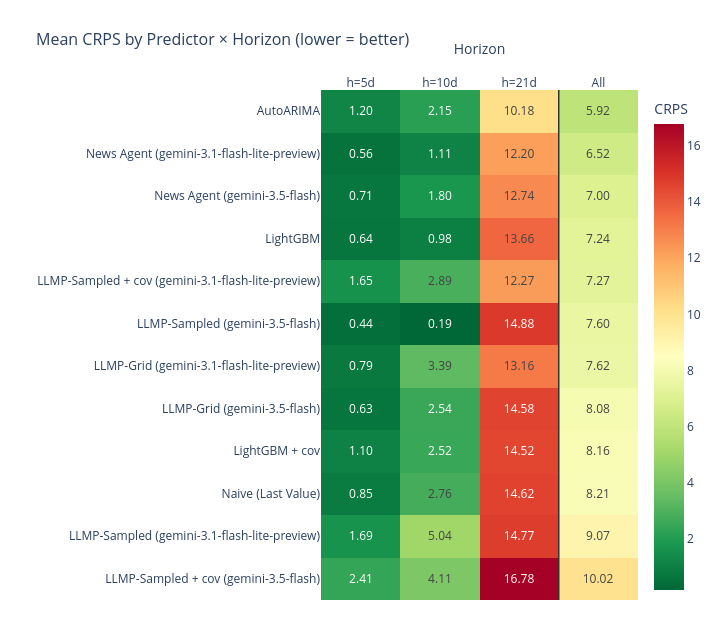

This figure's notebook cell:
### Code cell
# Heatmap of the table above. Read it left-to-right: the short-horizon columns
# are usually a near-uniform green (everyone is right), and one long-horizon
# column carries the colour spread that sets the 'All' ranking.
viz.make_crps_heatmap(ph_crps)

### Figure 1 — Plotly figure (JSON) as saved in the notebook; plotly's stock layout.template omitted (floating-point values rounded to 4 significant figures)
{"data": [{"colorbar": {"title": {"text": "CRPS"}}, "colorscale": [[0, "rgb(0,104,55)"], [0.1, "rgb(26,152,80)"], [0.2, "rgb(102,189,99)"], [0.3, "rgb(166,217,106)"], [0.4, "rgb(217,239,139)"], [0.5, "rgb(255,255,191)"], [0.6, "rgb(254,224,139)"], [0.7, "rgb(253,174,97)"], [0.8, "rgb(244,109,67)"], [0.9, "rgb(215,48,39)"], [1, "rgb(165,0,38)"]], "hovertemplate": "%{y}<br>%{x}: %{z:.3f}<extra></extra>", "text": [["2.41", "4.11", "16.78", "10.02"], ["1.69", "5.04", "14.77", "9.07"], ["0.85", "2.76", "14.62", "8.21"], ["1.10", "2.52", "14.52", "8.16"], ["0.63", "2.54", "14.58", "8.08"], ["0.79", "3.39", "13.16", "7.62"], ["0.44", "0.19", "14.88", "7.60"], ["1.65", "2.89", "12.27", "7.27"], ["0.64", "0.98", "13.66", "7.24"], ["0.71", "1.80", "12.74", "7.00"], ["0.56", "1.11", "12.20", "6.52"], ["1.20", "2.15", "10.18", "5.92"]], "textfont": {"size": 12}, "texttemplate": "%{text}", "type": "heatmap", "x": ["h=5d", "h=10d", "h=21d", "All"], "y": ["LLMP-Sampled + cov (gemini-3.5-flash)", "LLMP-Sampled (gemini-3.1-flash-lite-preview)", "Naive (Last Value)", "LightGBM + cov", "LLMP-Grid (gemini-3.5-flash)", "LLMP-Grid (gemini-3.1-flash-lite-preview)", "LLMP-Sampled (gemini-3.5-flash)", "LLMP-Sampled + cov (gemini-3.1-flash-lite-preview)", "LightGBM", "News Agent (gemini-3.5-flash)", "News Agent (gemini-3.1-flash-lite-preview)", "AutoARIMA"], "z": [[2.41, 4.11, 16.78, 10.02], [1.69, 5.04, 14.77, 9.07], [0.85, 2.76, 14.62, 8.215], [1.102, 2.523, 14.52, 8.164], [0.633, 2.541, 14.58, 8.085], [0.7904, 3.385, 13.16, 7.625], [0.44, 0.19, 14.88, 7.597], [1.65, 2.89, 12.27, 7.27], [0.638, 0.981, 13.66, 7.237], [0.7115, 1.802, 12.74, 6.996], [0.5583, 1.111, 12.2, 6.516], [1.201, 2.145, 10.18, 5.925]]}], "layout": {"height": 640, "margin": {"b": 40, "l": 230, "r": 40, "t": 90}, "shapes": [{"line": {"color": "#333333", "width": 1.5}, "type": "line", "x0": 2.5, "x1": 2.5, "xref": "x", "y0": 0, "y1": 1, "yref": "y domain"}], "title": {"font": {"size": 16}, "text": "Mean CRPS by Predictor × Horizon (lower = better)"}, "width": 720, "xaxis": {"side": "top", "title": {"text": "Horizon"}}, "yaxis": {"title": {"text": ""}}}}
